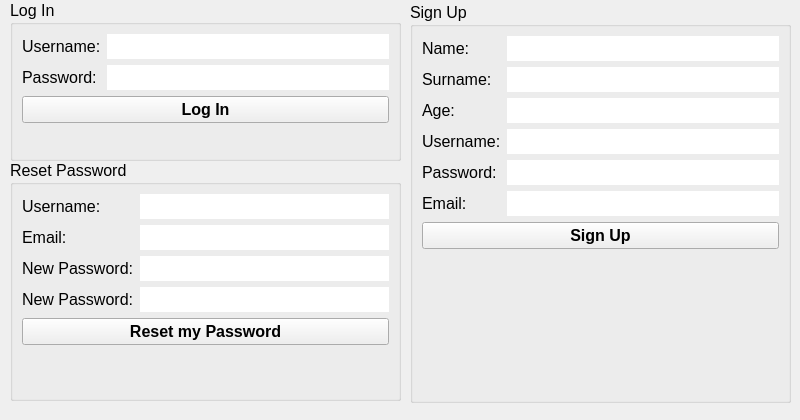
<?xml version="1.0" encoding="UTF-8"?>
<ui version="4.0">
 <class>logInPage</class>
 <widget class="QWidget" name="logInPage">
  <property name="windowModality">
   <enum>Qt::ApplicationModal</enum>
  </property>
  <property name="geometry">
   <rect>
    <x>0</x>
    <y>0</y>
    <width>800</width>
    <height>420</height>
   </rect>
  </property>
  <property name="minimumSize">
   <size>
    <width>800</width>
    <height>420</height>
   </size>
  </property>
  <property name="maximumSize">
   <size>
    <width>800</width>
    <height>420</height>
   </size>
  </property>
  <property name="font">
   <font>
    <pointsize>12</pointsize>
   </font>
  </property>
  <property name="windowTitle">
   <string>Welcome to Movie Library</string>
  </property>
  <property name="autoFillBackground">
   <bool>true</bool>
  </property>
  <widget class="QGroupBox" name="groupBox">
   <property name="geometry">
    <rect>
     <x>410</x>
     <y>2</y>
     <width>381</width>
     <height>401</height>
    </rect>
   </property>
   <property name="title">
    <string>Sign Up</string>
   </property>
   <layout class="QFormLayout" name="formLayout_4">
    <item row="0" column="0">
     <widget class="QLabel" name="label_10">
      <property name="text">
       <string>Name:</string>
      </property>
     </widget>
    </item>
    <item row="0" column="1">
     <widget class="QLineEdit" name="signup_name">
      <property name="frame">
       <bool>false</bool>
      </property>
     </widget>
    </item>
    <item row="1" column="0">
     <widget class="QLabel" name="label_11">
      <property name="text">
       <string>Surname:</string>
      </property>
     </widget>
    </item>
    <item row="1" column="1">
     <widget class="QLineEdit" name="signup_surname">
      <property name="frame">
       <bool>false</bool>
      </property>
     </widget>
    </item>
    <item row="2" column="0">
     <widget class="QLabel" name="label_12">
      <property name="text">
       <string>Age:</string>
      </property>
     </widget>
    </item>
    <item row="2" column="1">
     <widget class="QLineEdit" name="signup_age">
      <property name="frame">
       <bool>false</bool>
      </property>
     </widget>
    </item>
    <item row="3" column="0">
     <widget class="QLabel" name="label_13">
      <property name="text">
       <string>Username:</string>
      </property>
     </widget>
    </item>
    <item row="3" column="1">
     <widget class="QLineEdit" name="signup_username">
      <property name="frame">
       <bool>false</bool>
      </property>
     </widget>
    </item>
    <item row="4" column="0">
     <widget class="QLabel" name="label_14">
      <property name="text">
       <string>Password:</string>
      </property>
     </widget>
    </item>
    <item row="4" column="1">
     <widget class="QLineEdit" name="signup_password">
      <property name="frame">
       <bool>false</bool>
      </property>
     </widget>
    </item>
    <item row="5" column="0">
     <widget class="QLabel" name="label_15">
      <property name="text">
       <string>Email:</string>
      </property>
     </widget>
    </item>
    <item row="5" column="1">
     <widget class="QLineEdit" name="signup_email">
      <property name="frame">
       <bool>false</bool>
      </property>
     </widget>
    </item>
    <item row="6" column="0" colspan="2">
     <widget class="QPushButton" name="signup_btn">
      <property name="font">
       <font>
        <weight>75</weight>
        <bold>true</bold>
       </font>
      </property>
      <property name="text">
       <string>Sign Up</string>
      </property>
     </widget>
    </item>
   </layout>
  </widget>
  <widget class="QGroupBox" name="groupBox_2">
   <property name="geometry">
    <rect>
     <x>10</x>
     <y>0</y>
     <width>391</width>
     <height>161</height>
    </rect>
   </property>
   <property name="title">
    <string>Log In</string>
   </property>
   <layout class="QFormLayout" name="formLayout">
    <item row="0" column="0">
     <widget class="QLabel" name="label">
      <property name="text">
       <string>Username:</string>
      </property>
     </widget>
    </item>
    <item row="0" column="1">
     <widget class="QLineEdit" name="login_username">
      <property name="frame">
       <bool>false</bool>
      </property>
     </widget>
    </item>
    <item row="1" column="0">
     <widget class="QLabel" name="label_2">
      <property name="text">
       <string>Password:</string>
      </property>
     </widget>
    </item>
    <item row="1" column="1">
     <widget class="QLineEdit" name="login_password">
      <property name="frame">
       <bool>false</bool>
      </property>
     </widget>
    </item>
    <item row="2" column="0" colspan="2">
     <widget class="QPushButton" name="login_btn">
      <property name="font">
       <font>
        <weight>75</weight>
        <bold>true</bold>
       </font>
      </property>
      <property name="text">
       <string>Log In</string>
      </property>
     </widget>
    </item>
   </layout>
  </widget>
  <widget class="QGroupBox" name="groupBox_3">
   <property name="geometry">
    <rect>
     <x>10</x>
     <y>160</y>
     <width>391</width>
     <height>241</height>
    </rect>
   </property>
   <property name="title">
    <string>Reset Password</string>
   </property>
   <layout class="QFormLayout" name="formLayout_2">
    <item row="0" column="0">
     <widget class="QLabel" name="label_3">
      <property name="text">
       <string>Username:</string>
      </property>
     </widget>
    </item>
    <item row="0" column="1">
     <widget class="QLineEdit" name="reset_username">
      <property name="frame">
       <bool>false</bool>
      </property>
     </widget>
    </item>
    <item row="1" column="0">
     <widget class="QLabel" name="label_4">
      <property name="text">
       <string>Email:</string>
      </property>
     </widget>
    </item>
    <item row="1" column="1">
     <widget class="QLineEdit" name="reset_email">
      <property name="frame">
       <bool>false</bool>
      </property>
     </widget>
    </item>
    <item row="2" column="0">
     <widget class="QLabel" name="label_5">
      <property name="text">
       <string>New Password:</string>
      </property>
     </widget>
    </item>
    <item row="2" column="1">
     <widget class="QLineEdit" name="reset_newpassword">
      <property name="frame">
       <bool>false</bool>
      </property>
     </widget>
    </item>
    <item row="5" column="0" colspan="2">
     <widget class="QPushButton" name="reset_btn">
      <property name="font">
       <font>
        <weight>75</weight>
        <bold>true</bold>
       </font>
      </property>
      <property name="text">
       <string>Reset my Password</string>
      </property>
     </widget>
    </item>
    <item row="4" column="0">
     <widget class="QLabel" name="label_6">
      <property name="text">
       <string>New Password:</string>
      </property>
     </widget>
    </item>
    <item row="4" column="1">
     <widget class="QLineEdit" name="reset_password">
      <property name="frame">
       <bool>false</bool>
      </property>
     </widget>
    </item>
   </layout>
  </widget>
 </widget>
 <resources/>
 <connections/>
</ui>
